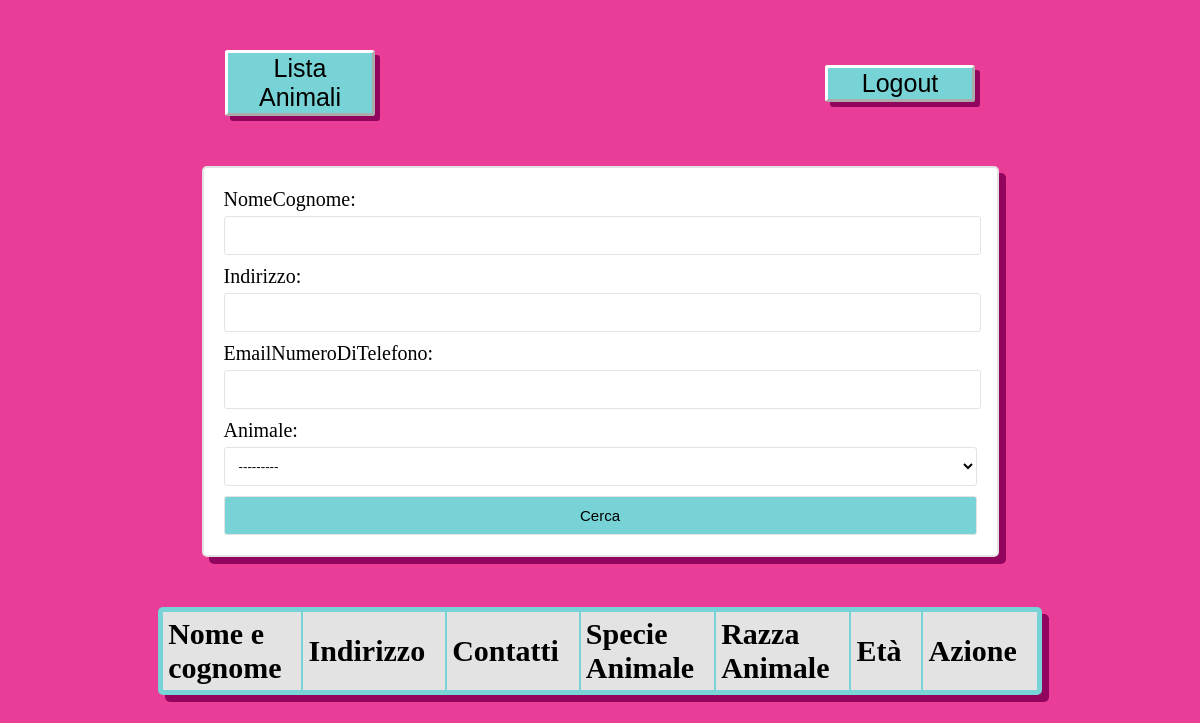
/home_amministratore/ (signed in), run on an earlier commit of the app's database.
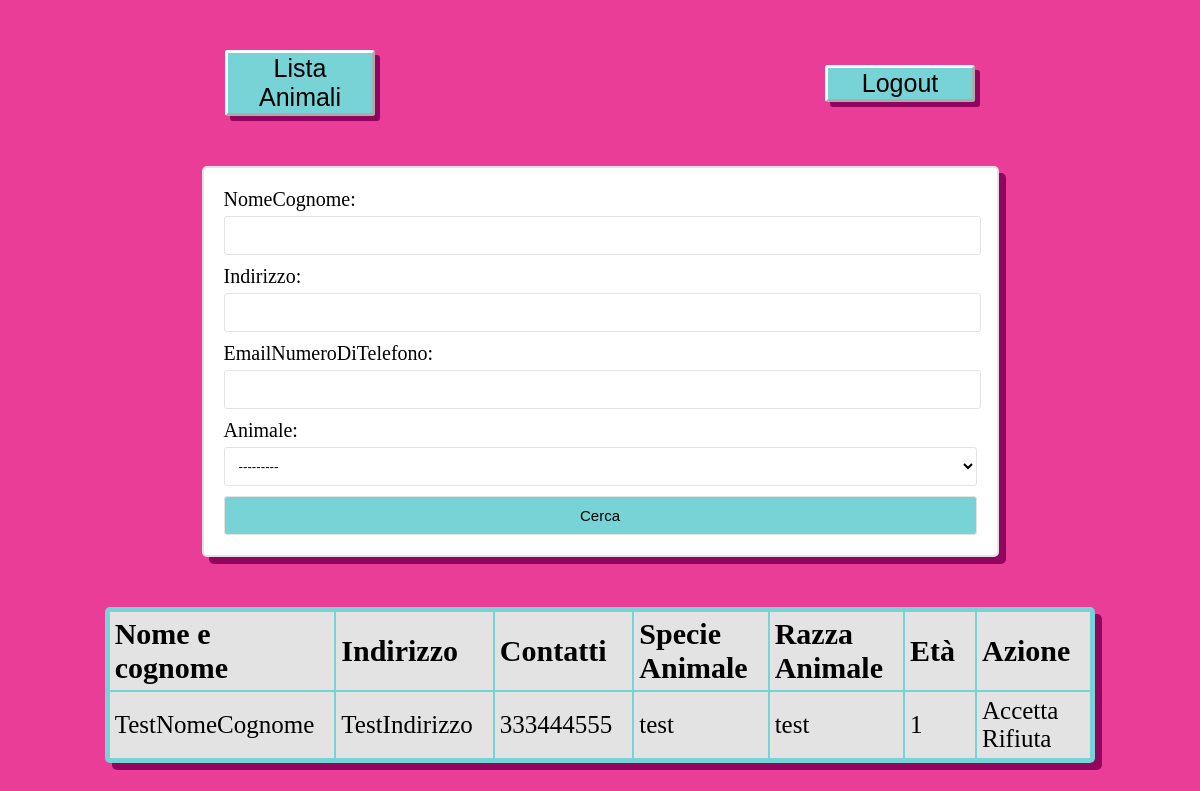
And on a later commit of the database.
### adozione/models.py (models this page shows, shortened)
class RichiestaAdozione(models.Model):
    ID_richiestaAdozione = models.AutoField(primary_key=True)
    utente = models.ForeignKey(User, on_delete=models.PROTECT, null=True, default=0)
    animale = models.ForeignKey(Animale, on_delete=models.CASCADE, null=True, default=1)
    nomeCognome = models.CharField(max_length=320)
    indirizzo = models.CharField(max_length= 400)
    emailNumeroDiTelefono = models.CharField(max_length= 500)
    richiesta = models.CharField(max_length= 400, null=False, default="in attesa")

class Animale(models.Model):
    ID_animale = models.AutoField(primary_key=True)
    specie = models.CharField(max_length=100)
    razza = models.CharField(max_length=50)
    età = models.IntegerField(default=0)
    descrizione = models.CharField(max_length=400)
    def __str__(self):
        return str(self.ID_animale)

### adozione/views.py (the view)
# urls.py: path("home_amministratore/", views.home_amministratore, name="home_amministratore"),
@user_passes_test(lambda u: u.is_superuser, login_url='home')
def home_amministratore(request):
    richieste = RichiestaAdozione.objects.all()
    myFilter = RichesteFilter(request.GET, queryset=richieste)
    richieste = myFilter.qs
    context = {'richieste':richieste, 'myFilter': myFilter}
    return render(request,'home_amministratore.html',context)

### adozione/templates/home_amministratore.html (shortened to what this page needs)
{% load static %}
<!DOCTYPE html>
<html>
    <head>
        <link rel="stylesheet" type="text/css" href="{% static 'styles.css' %}">
    </head>
    <body>
        <div class="navbar">
            <a class="button_link" href="{% url 'lista_animaliAmministratore' %}">
                <button class="pulsante" >Lista Animali</button>
            </a>
            <a class="button_link" href="{% url 'logout' %}">
                <button class="pulsante" >Logout</button>
            </a>
        </div>
        <form id= "form_ricerca" method="get">
            {{myFilter.form}}
            <button class="btn btn-primary" type="submit"> Cerca </button>
        </form>
        <table>
            <thead>
                <th>Nome e cognome</th>
                <th>Indirizzo</th>
                <th>Contatti</th>
                <th>Specie Animale</th>
                <th>Razza Animale</th>
                <th>Età</th>
                <th>Azione</th>
            </thead>
            <tbody>
                {% for richiesta in richieste %}
                <tr id={{richiesta.ID_richiestaAdozione}}>
                    <td>{{ richiesta.nomeCognome }}</td>
                    <td>{{ richiesta.indirizzo }}</td>
                    <td>{{ richiesta.emailNumeroDiTelefono}}</td>
                    <td> {{richiesta.animale.specie}}</td>
                    <td> {{richiesta.animale.razza}}</td>
                    <td> {{richiesta.animale.età}}</td>
                    <td>
                        <a href="{% url 'accetta_rifiuta_view' richiesta.ID_richiestaAdozione 'true' %}" class="pulsante pulsante_tabella">Accetta</a>
                        <a href="{% url 'accetta_rifiuta_view' richiesta.ID_richiestaAdozione 'false' %}" class="pulsante pulsante_tabella">Rifiuta</a>
                    </td>
                </tr>
                {% endfor %}
            </tbody>
        </table>
    </body>
</html>

What changed in the data, as far as the page shows it:
added RichiestaAdozione: nomeCognome "TestNomeCognome", indirizzo "TestIndirizzo", emailNumeroDiTelefono "333444555", animale.specie "test", animale.razza "test", animale.età "1"
